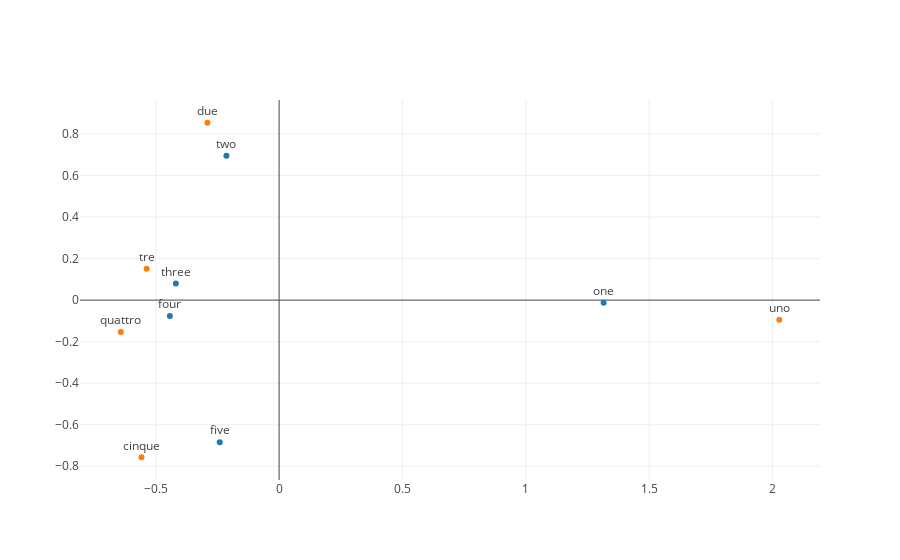

The notebook cell saved with this chart:
### Code cell
# you can also using plotly lib to plot in one figure
trace1 = Scatter(
    x=new_en_words_vec[:, 0],
    y= new_en_words_vec[:, 1],
    mode='markers+text',
    text=en_words,
    textposition='top'
)
trace2 = Scatter(
    x=new_it_words_vec[:, 0],
    y= new_it_words_vec[:, 1],
    mode='markers+text',
    text=it_words,
    textposition='top'
)
layout = Layout(
    showlegend=False
)
data = [trace1, trace2]

fig = Figure(data=data, layout=layout)
plot_url = plotly.offline.iplot(fig, filename='relatie_position_for_number.html')

### Figure 1 — Plotly figure (JSON) as saved in the notebook; plotly's stock layout.template omitted (floating-point values rounded to 4 significant figures)
{"data": [{"mode": "markers+text", "text": ["one", "two", "three", "four", "five"], "textposition": "top", "type": "scatter", "x": [1.315, -0.2135, -0.4185, -0.4426, -0.2406], "y": [-0.01298, 0.6946, 0.07944, -0.07689, -0.6842]}, {"mode": "markers+text", "text": ["uno", "due", "tre", "quattro", "cinque"], "textposition": "top", "type": "scatter", "x": [2.027, -0.2905, -0.537, -0.6418, -0.5579], "y": [-0.0945, 0.8539, 0.1506, -0.1534, -0.7566]}], "layout": {"showlegend": false}}
